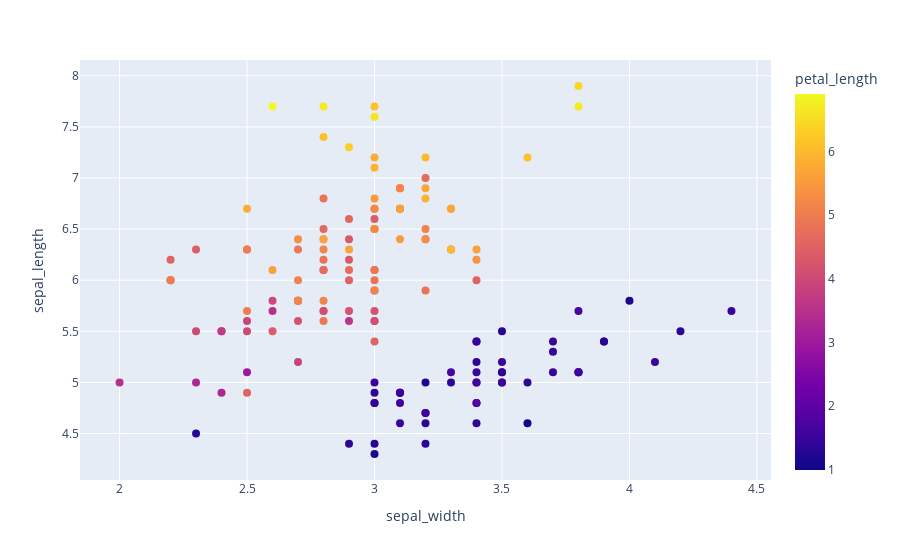

Notebook source saved alongside this figure:
### Code cell
fig = px.scatter(data_frame=df, x='sepal_width', y='sepal_length', color='petal_length')
fig.update_traces(marker_size=8)
iplot(fig)

### Figure 1 — Plotly figure (JSON) as saved in the notebook; plotly's stock layout.template omitted (floating-point values rounded to 4 significant figures; data arrays with more than 128 entries replaced by an {"elided": "..."} marker saying what was removed)
{"data": [{"hovertemplate": "sepal_width=%{x}<br>sepal_length=%{y}<br>petal_length=%{marker.color}<extra></extra>", "legendgroup": "", "marker": {"color": {"elided": "150 float values"}, "coloraxis": "coloraxis", "size": 8, "symbol": "circle"}, "mode": "markers", "name": "", "orientation": "v", "showlegend": false, "type": "scatter", "x": {"elided": "150 float values"}, "xaxis": "x", "y": {"elided": "150 float values"}, "yaxis": "y"}], "layout": {"coloraxis": {"colorbar": {"title": {"text": "petal_length"}}, "colorscale": [[0, "#0d0887"], [0.1111, "#46039f"], [0.2222, "#7201a8"], [0.3333, "#9c179e"], [0.4444, "#bd3786"], [0.5556, "#d8576b"], [0.6667, "#ed7953"], [0.7778, "#fb9f3a"], [0.8889, "#fdca26"], [1, "#f0f921"]]}, "legend": {"tracegroupgap": 0}, "margin": {"t": 60}, "xaxis": {"anchor": "y", "domain": [0, 1], "title": {"text": "sepal_width"}}, "yaxis": {"anchor": "x", "domain": [0, 1], "title": {"text": "sepal_length"}}}}
